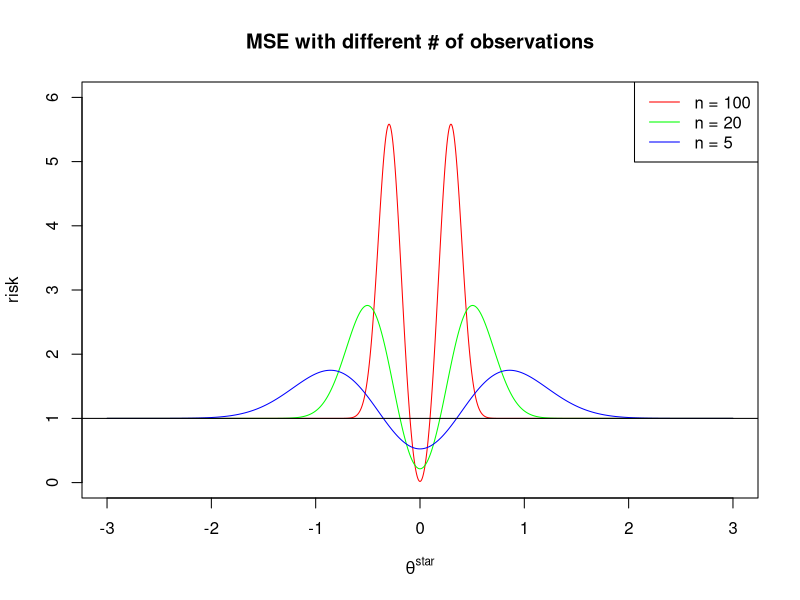
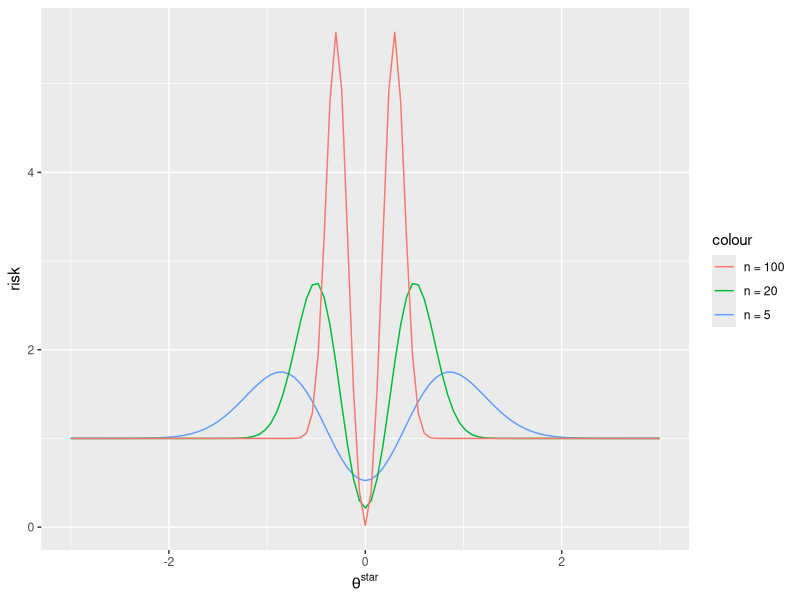

Generate these figures, in order, with R:
## ---- chunk 1
require(ggplot2)
## ---- chunk 2
u <- function(n,theta_star){
  return(-sqrt(n)*theta_star + n^(1/4))
}

l <- function(n,theta_star){
  return(-sqrt(n)*theta_star - n^(1/4))
}

integrand <- function(z) z^2 * dnorm(z, mean = 0, sd = 1 )
## ---- chunk 3
risk <- function(n,theta_star){
  u <- u(n,theta_star)
  l <- l(n,theta_star)
  r <- 1 - integrate(integrand, lower = l, upper = u)$value + n*theta_star^2*(pnorm(u) - pnorm(l))
  return(r)
}
## ---- chunk 4
curve(sapply(x, function(v) risk(100,v)), from = -3, to = 3, xlab = expression(theta^star), ylab = "risk",  col = 'red',n = 10001, ylim = c(0,6),
      main = 'MSE with different # of observations')
curve(sapply(x, function(v) risk(20,v)), from = -3, to = 3,  n = 1001, add = T , col = 'green')
curve(sapply(x, function(v) risk(5,v)), from = -3, to = 3,  n = 1001, add = T , col = 'blue')
abline(h = 1)
legend("topright", 
  legend = c("n = 100", "n = 20", 'n = 5'), 
  col = c('red', 'green','blue'),
  lty = c(1,1,1)
)
## ---- chunk 5
gg <- ggplot(data.frame(x = c(-3,3)), aes(x)) 
gg <- gg + stat_function(fun = function(x) sapply(x, function(v) risk(5,v)),geom="line", aes(colour="n = 5"))
gg <- gg + stat_function(fun = function(x) sapply(x, function(v) risk(20,v)),geom="line", aes(colour="n = 20"))
gg <- gg + stat_function(fun = function(x) sapply(x, function(v) risk(100,v)),geom="line", aes(colour="n = 100"))
gg <- gg + xlab(expression(theta^star))+ ylab('risk')
gg
